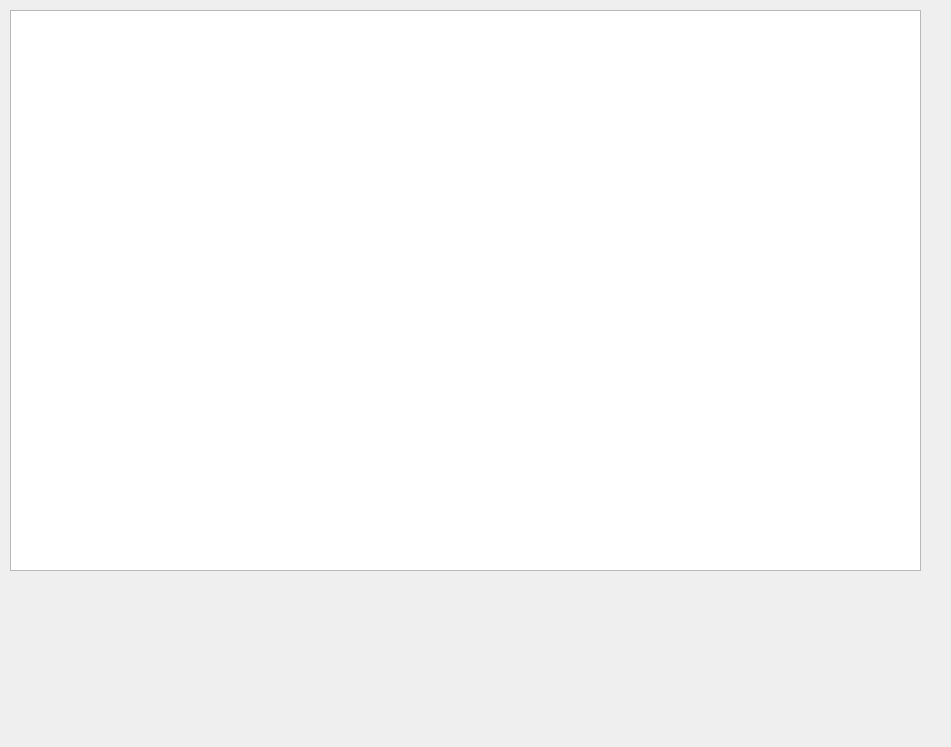
<?xml version="1.0" encoding="UTF-8"?>
<ui version="4.0">
 <class>MainForm</class>
 <widget class="QWidget" name="MainForm">
  <property name="geometry">
   <rect>
    <x>0</x>
    <y>0</y>
    <width>951</width>
    <height>747</height>
   </rect>
  </property>
  <property name="windowTitle">
   <string>MainForm</string>
  </property>
  <widget class="QGraphicsView" name="graphicsView">
   <property name="geometry">
    <rect>
     <x>10</x>
     <y>10</y>
     <width>911</width>
     <height>561</height>
    </rect>
   </property>
  </widget>
 </widget>
 <resources/>
 <connections/>
</ui>
